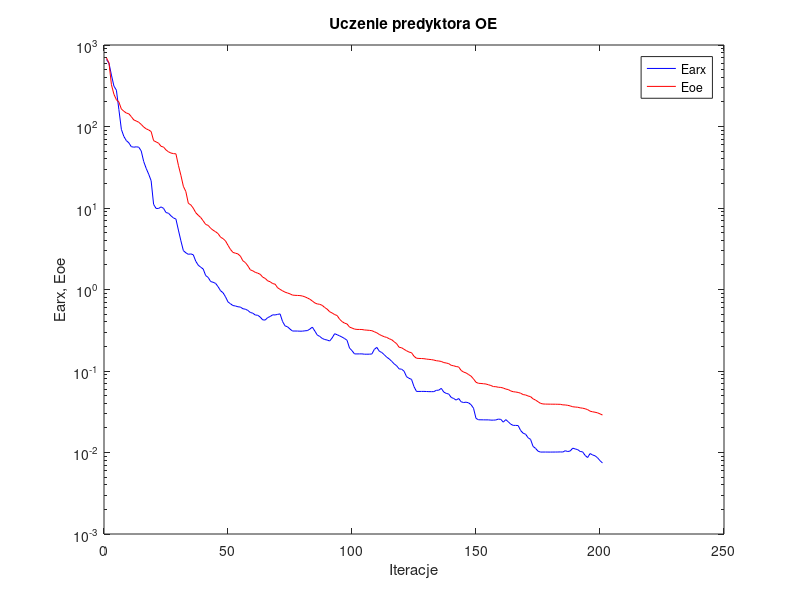
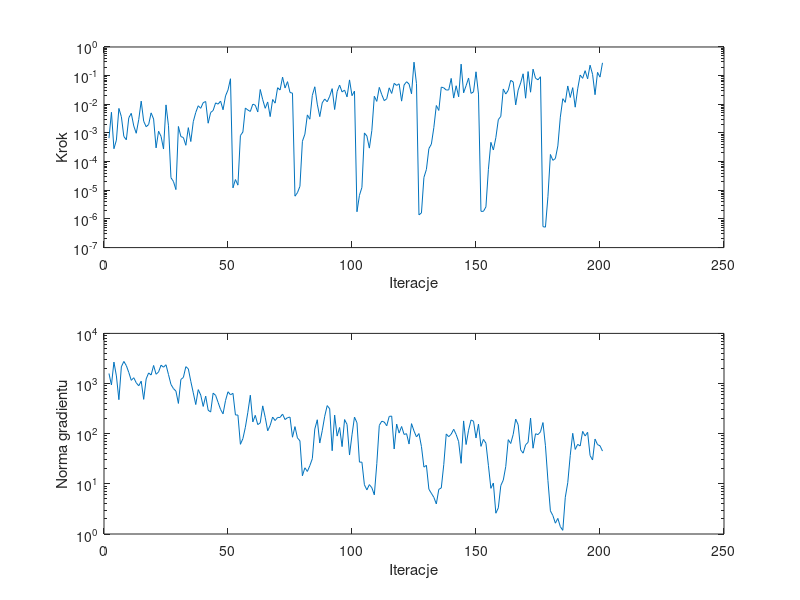

Source code (MATLAB) for these figures, in order:
%uczenie predyktora oe
clear all;
n=0; farx(n+1)=6.640112e+002; foe(n+1)=6.955047e+002; wspucz(n+1)=0.000000e+000; ng(n+1)=0.000000e+000;
%odnowa zmiennej metryki
n=1; farx(n+1)=5.981612e+002; foe(n+1)=6.033123e+002; krok(n+1)=6.553529e-004; ng(n+1)=1.586262e+003;
n=2; farx(n+1)=4.273864e+002; foe(n+1)=3.254582e+002; krok(n+1)=5.269205e-003; ng(n+1)=9.363136e+002;
n=3; farx(n+1)=3.132801e+002; foe(n+1)=2.484809e+002; krok(n+1)=2.818478e-004; ng(n+1)=2.679695e+003;
n=4; farx(n+1)=2.787998e+002; foe(n+1)=2.132196e+002; krok(n+1)=5.623096e-004; ng(n+1)=1.417617e+003;
n=5; farx(n+1)=1.614834e+002; foe(n+1)=1.993879e+002; krok(n+1)=7.191676e-003; ng(n+1)=4.769784e+002;
n=6; farx(n+1)=9.237109e+001; foe(n+1)=1.639933e+002; krok(n+1)=3.699641e-003; ng(n+1)=2.156766e+003;
n=7; farx(n+1)=7.558240e+001; foe(n+1)=1.539588e+002; krok(n+1)=7.559922e-004; ng(n+1)=2.759690e+003;
n=8; farx(n+1)=6.716970e+001; foe(n+1)=1.463741e+002; krok(n+1)=5.763985e-004; ng(n+1)=2.281416e+003;
n=9; farx(n+1)=6.312624e+001; foe(n+1)=1.432982e+002; krok(n+1)=3.400118e-003; ng(n+1)=1.658075e+003;
n=10; farx(n+1)=5.658790e+001; foe(n+1)=1.322429e+002; krok(n+1)=4.838912e-003; ng(n+1)=1.158083e+003;
n=11; farx(n+1)=5.575143e+001; foe(n+1)=1.204252e+002; krok(n+1)=1.758026e-003; ng(n+1)=1.305646e+003;
n=12; farx(n+1)=5.633197e+001; foe(n+1)=1.169220e+002; krok(n+1)=9.761580e-004; ng(n+1)=1.035470e+003;
n=13; farx(n+1)=5.580047e+001; foe(n+1)=1.127589e+002; krok(n+1)=2.914778e-003; ng(n+1)=9.025176e+002;
n=14; farx(n+1)=5.021495e+001; foe(n+1)=1.061522e+002; krok(n+1)=1.290032e-002; ng(n+1)=1.116352e+003;
n=15; farx(n+1)=3.722999e+001; foe(n+1)=9.857553e+001; krok(n+1)=2.564143e-003; ng(n+1)=4.839736e+002;
n=16; farx(n+1)=3.068194e+001; foe(n+1)=9.369707e+001; krok(n+1)=1.651654e-003; ng(n+1)=1.237563e+003;
n=17; farx(n+1)=2.606305e+001; foe(n+1)=9.071430e+001; krok(n+1)=1.973827e-003; ng(n+1)=1.628359e+003;
n=18; farx(n+1)=2.164517e+001; foe(n+1)=8.683443e+001; krok(n+1)=5.022071e-003; ng(n+1)=1.478022e+003;
n=19; farx(n+1)=1.107768e+001; foe(n+1)=6.705200e+001; krok(n+1)=3.065383e-003; ng(n+1)=2.293752e+003;
n=20; farx(n+1)=9.872556e+000; foe(n+1)=6.476692e+001; krok(n+1)=3.018569e-004; ng(n+1)=1.532719e+003;
n=21; farx(n+1)=9.868184e+000; foe(n+1)=6.245980e+001; krok(n+1)=1.149483e-003; ng(n+1)=1.703799e+003;
n=22; farx(n+1)=1.032233e+001; foe(n+1)=5.712310e+001; krok(n+1)=7.625735e-004; ng(n+1)=2.323157e+003;
n=23; farx(n+1)=9.907944e+000; foe(n+1)=5.598452e+001; krok(n+1)=2.749912e-004; ng(n+1)=2.117917e+003;
n=24; farx(n+1)=8.790223e+000; foe(n+1)=5.160971e+001; krok(n+1)=9.535023e-003; ng(n+1)=2.369630e+003;
n=25; farx(n+1)=8.633590e+000; foe(n+1)=4.887871e+001; krok(n+1)=1.779752e-003; ng(n+1)=1.511405e+003;
%odnowa zmiennej metryki
n=26; farx(n+1)=8.018622e+000; foe(n+1)=4.725233e+001; krok(n+1)=2.746916e-005; ng(n+1)=9.603772e+002;
n=27; farx(n+1)=7.552732e+000; foe(n+1)=4.649213e+001; krok(n+1)=2.027520e-005; ng(n+1)=7.936300e+002;
n=28; farx(n+1)=7.314726e+000; foe(n+1)=4.620500e+001; krok(n+1)=1.057446e-005; ng(n+1)=7.060609e+002;
n=29; farx(n+1)=5.357268e+000; foe(n+1)=3.339960e+001; krok(n+1)=1.683682e-003; ng(n+1)=4.011438e+002;
n=30; farx(n+1)=3.964089e+000; foe(n+1)=2.522666e+001; krok(n+1)=7.459822e-004; ng(n+1)=1.209029e+003;
n=31; farx(n+1)=2.999462e+000; foe(n+1)=1.845731e+001; krok(n+1)=6.946998e-004; ng(n+1)=1.320880e+003;
n=32; farx(n+1)=2.820877e+000; foe(n+1)=1.591611e+001; krok(n+1)=3.716872e-004; ng(n+1)=2.169677e+003;
n=33; farx(n+1)=2.702614e+000; foe(n+1)=1.142228e+001; krok(n+1)=1.532816e-003; ng(n+1)=1.963932e+003;
n=34; farx(n+1)=2.734527e+000; foe(n+1)=1.092061e+001; krok(n+1)=5.018139e-004; ng(n+1)=1.107594e+003;
n=35; farx(n+1)=2.666199e+000; foe(n+1)=9.946943e+000; krok(n+1)=2.484942e-003; ng(n+1)=6.530793e+002;
n=36; farx(n+1)=2.222788e+000; foe(n+1)=8.751164e+000; krok(n+1)=5.200687e-003; ng(n+1)=3.813674e+002;
n=37; farx(n+1)=1.987498e+000; foe(n+1)=8.145167e+000; krok(n+1)=8.891335e-003; ng(n+1)=7.563462e+002;
n=38; farx(n+1)=1.877522e+000; foe(n+1)=7.644159e+000; krok(n+1)=7.242402e-003; ng(n+1)=5.899140e+002;
n=39; farx(n+1)=1.784313e+000; foe(n+1)=6.957531e+000; krok(n+1)=1.142218e-002; ng(n+1)=3.495283e+002;
n=40; farx(n+1)=1.481861e+000; foe(n+1)=6.281465e+000; krok(n+1)=1.251384e-002; ng(n+1)=5.611791e+002;
n=41; farx(n+1)=1.407512e+000; foe(n+1)=6.121051e+000; krok(n+1)=2.187783e-003; ng(n+1)=2.943955e+002;
n=42; farx(n+1)=1.252578e+000; foe(n+1)=5.641970e+000; krok(n+1)=5.186798e-003; ng(n+1)=2.701299e+002;
n=43; farx(n+1)=1.227098e+000; foe(n+1)=5.338586e+000; krok(n+1)=6.065270e-003; ng(n+1)=6.431202e+002;
n=44; farx(n+1)=1.187896e+000; foe(n+1)=5.114712e+000; krok(n+1)=1.121665e-002; ng(n+1)=5.826724e+002;
n=45; farx(n+1)=1.082890e+000; foe(n+1)=4.850731e+000; krok(n+1)=1.012568e-002; ng(n+1)=4.217204e+002;
n=46; farx(n+1)=9.652545e-001; foe(n+1)=4.383040e+000; krok(n+1)=1.296098e-002; ng(n+1)=3.041946e+002;
n=47; farx(n+1)=9.125831e-001; foe(n+1)=4.209978e+000; krok(n+1)=6.450159e-003; ng(n+1)=2.488027e+002;
n=48; farx(n+1)=8.124801e-001; foe(n+1)=3.945394e+000; krok(n+1)=1.961666e-002; ng(n+1)=4.588014e+002;
n=49; farx(n+1)=7.038403e-001; foe(n+1)=3.482410e+000; krok(n+1)=3.172883e-002; ng(n+1)=6.864905e+002;
n=50; farx(n+1)=6.679069e-001; foe(n+1)=3.101699e+000; krok(n+1)=7.791323e-002; ng(n+1)=5.963567e+002;
%odnowa zmiennej metryki
n=51; farx(n+1)=6.354353e-001; foe(n+1)=2.851256e+000; krok(n+1)=1.214216e-005; ng(n+1)=6.377312e+002;
n=52; farx(n+1)=6.277168e-001; foe(n+1)=2.789796e+000; krok(n+1)=2.371798e-005; ng(n+1)=2.362468e+002;
n=53; farx(n+1)=6.140945e-001; foe(n+1)=2.733899e+000; krok(n+1)=1.511881e-005; ng(n+1)=2.353351e+002;
n=54; farx(n+1)=6.087040e-001; foe(n+1)=2.565236e+000; krok(n+1)=8.100612e-004; ng(n+1)=6.144690e+001;
n=55; farx(n+1)=5.807951e-001; foe(n+1)=2.250109e+000; krok(n+1)=1.078226e-003; ng(n+1)=7.969012e+001;
n=56; farx(n+1)=5.732509e-001; foe(n+1)=2.140788e+000; krok(n+1)=7.418259e-003; ng(n+1)=1.342921e+002;
n=57; farx(n+1)=5.537597e-001; foe(n+1)=1.951687e+000; krok(n+1)=6.314847e-003; ng(n+1)=2.671697e+002;
n=58; farx(n+1)=5.225803e-001; foe(n+1)=1.743572e+000; krok(n+1)=5.631405e-003; ng(n+1)=5.851138e+002;
n=59; farx(n+1)=5.120114e-001; foe(n+1)=1.694898e+000; krok(n+1)=1.012568e-002; ng(n+1)=1.712922e+002;
n=60; farx(n+1)=4.864422e-001; foe(n+1)=1.623338e+000; krok(n+1)=9.317009e-003; ng(n+1)=2.323748e+002;
n=61; farx(n+1)=4.829503e-001; foe(n+1)=1.586378e+000; krok(n+1)=5.400718e-003; ng(n+1)=1.517018e+002;
n=62; farx(n+1)=4.584844e-001; foe(n+1)=1.536089e+000; krok(n+1)=3.280985e-002; ng(n+1)=1.645546e+002;
n=63; farx(n+1)=4.240984e-001; foe(n+1)=1.417029e+000; krok(n+1)=1.450364e-002; ng(n+1)=3.588303e+002;
n=64; farx(n+1)=4.219938e-001; foe(n+1)=1.368621e+000; krok(n+1)=7.251821e-003; ng(n+1)=2.121967e+002;
n=65; farx(n+1)=4.522630e-001; foe(n+1)=1.277079e+000; krok(n+1)=1.207035e-002; ng(n+1)=1.142725e+002;
n=66; farx(n+1)=4.660867e-001; foe(n+1)=1.244595e+000; krok(n+1)=3.721397e-003; ng(n+1)=1.461978e+002;
n=67; farx(n+1)=4.889974e-001; foe(n+1)=1.182655e+000; krok(n+1)=1.470844e-002; ng(n+1)=2.150852e+002;
n=68; farx(n+1)=4.870890e-001; foe(n+1)=1.162396e+000; krok(n+1)=1.097075e-002; ng(n+1)=1.827785e+002;
n=69; farx(n+1)=4.953230e-001; foe(n+1)=1.050323e+000; krok(n+1)=3.789541e-002; ng(n+1)=2.108488e+002;
n=70; farx(n+1)=5.019742e-001; foe(n+1)=1.004116e+000; krok(n+1)=3.153338e-002; ng(n+1)=2.111831e+002;
n=71; farx(n+1)=4.045230e-001; foe(n+1)=9.628524e-001; krok(n+1)=8.877087e-002; ng(n+1)=2.462768e+002;
n=72; farx(n+1)=3.579033e-001; foe(n+1)=9.278610e-001; krok(n+1)=3.703353e-002; ng(n+1)=1.912412e+002;
n=73; farx(n+1)=3.486607e-001; foe(n+1)=9.060380e-001; krok(n+1)=6.173004e-002; ng(n+1)=2.090769e+002;
n=74; farx(n+1)=3.269542e-001; foe(n+1)=8.840797e-001; krok(n+1)=2.580064e-002; ng(n+1)=2.143231e+002;
n=75; farx(n+1)=3.094153e-001; foe(n+1)=8.540759e-001; krok(n+1)=2.452306e-002; ng(n+1)=8.505880e+001;
%odnowa zmiennej metryki
n=76; farx(n+1)=3.094506e-001; foe(n+1)=8.482879e-001; krok(n+1)=6.225525e-006; ng(n+1)=1.384433e+002;
n=77; farx(n+1)=3.091142e-001; foe(n+1)=8.456170e-001; krok(n+1)=8.245594e-006; ng(n+1)=8.238376e+001;
n=78; farx(n+1)=3.079652e-001; foe(n+1)=8.422825e-001; krok(n+1)=1.372904e-005; ng(n+1)=7.215899e+001;
n=79; farx(n+1)=3.082993e-001; foe(n+1)=8.320681e-001; krok(n+1)=5.127695e-004; ng(n+1)=1.449365e+001;
n=80; farx(n+1)=3.112960e-001; foe(n+1)=8.128898e-001; krok(n+1)=9.053002e-004; ng(n+1)=2.090094e+001;
n=81; farx(n+1)=3.130994e-001; foe(n+1)=7.877817e-001; krok(n+1)=4.267031e-003; ng(n+1)=1.766726e+001;
n=82; farx(n+1)=3.264605e-001; foe(n+1)=7.597222e-001; krok(n+1)=3.021288e-003; ng(n+1)=2.308713e+001;
n=83; farx(n+1)=3.457264e-001; foe(n+1)=7.231973e-001; krok(n+1)=2.047906e-002; ng(n+1)=3.177089e+001;
n=84; farx(n+1)=3.095473e-001; foe(n+1)=6.841032e-001; krok(n+1)=4.086147e-002; ng(n+1)=1.238123e+002;
n=85; farx(n+1)=2.762453e-001; foe(n+1)=6.651210e-001; krok(n+1)=1.012183e-002; ng(n+1)=1.897582e+002;
n=86; farx(n+1)=2.654452e-001; foe(n+1)=6.581291e-001; krok(n+1)=3.722051e-003; ng(n+1)=6.514719e+001;
n=87; farx(n+1)=2.510591e-001; foe(n+1)=6.386595e-001; krok(n+1)=1.127264e-002; ng(n+1)=1.148986e+002;
n=88; farx(n+1)=2.433085e-001; foe(n+1)=6.013467e-001; krok(n+1)=1.532189e-002; ng(n+1)=2.227715e+002;
n=89; farx(n+1)=2.398474e-001; foe(n+1)=5.734072e-001; krok(n+1)=1.223774e-002; ng(n+1)=3.635679e+002;
n=90; farx(n+1)=2.332865e-001; foe(n+1)=5.332092e-001; krok(n+1)=1.913246e-002; ng(n+1)=3.135445e+002;
n=91; farx(n+1)=2.547823e-001; foe(n+1)=5.150511e-001; krok(n+1)=3.522595e-002; ng(n+1)=4.575859e+001;
n=92; farx(n+1)=2.866944e-001; foe(n+1)=4.922380e-001; krok(n+1)=6.576513e-003; ng(n+1)=2.351423e+002;
n=93; farx(n+1)=2.786717e-001; foe(n+1)=4.797280e-001; krok(n+1)=2.785422e-002; ng(n+1)=8.959585e+001;
n=94; farx(n+1)=2.699283e-001; foe(n+1)=4.316211e-001; krok(n+1)=4.703297e-002; ng(n+1)=1.330643e+002;
n=95; farx(n+1)=2.605023e-001; foe(n+1)=4.039175e-001; krok(n+1)=2.700825e-002; ng(n+1)=5.525346e+001;
n=96; farx(n+1)=2.503194e-001; foe(n+1)=3.865833e-001; krok(n+1)=3.134999e-002; ng(n+1)=1.914203e+002;
n=97; farx(n+1)=2.383225e-001; foe(n+1)=3.777742e-001; krok(n+1)=1.815661e-002; ng(n+1)=1.531810e+002;
n=98; farx(n+1)=1.910348e-001; foe(n+1)=3.458817e-001; krok(n+1)=7.100297e-002; ng(n+1)=3.756687e+001;
n=99; farx(n+1)=1.777130e-001; foe(n+1)=3.364944e-001; krok(n+1)=2.000182e-002; ng(n+1)=9.511841e+001;
n=100; farx(n+1)=1.621180e-001; foe(n+1)=3.270041e-001; krok(n+1)=2.900728e-002; ng(n+1)=2.142975e+002;
%odnowa zmiennej metryki
n=101; farx(n+1)=1.620340e-001; foe(n+1)=3.237426e-001; krok(n+1)=1.779653e-006; ng(n+1)=1.652280e+002;
n=102; farx(n+1)=1.621534e-001; foe(n+1)=3.234439e-001; krok(n+1)=6.665454e-006; ng(n+1)=2.714247e+001;
n=103; farx(n+1)=1.622500e-001; foe(n+1)=3.230369e-001; krok(n+1)=1.259797e-005; ng(n+1)=2.704758e+001;
n=104; farx(n+1)=1.607759e-001; foe(n+1)=3.190345e-001; krok(n+1)=1.001196e-003; ng(n+1)=9.583795e+000;
n=105; farx(n+1)=1.607602e-001; foe(n+1)=3.171293e-001; krok(n+1)=7.770983e-004; ng(n+1)=7.580593e+000;
n=106; farx(n+1)=1.608993e-001; foe(n+1)=3.152718e-001; krok(n+1)=2.960579e-004; ng(n+1)=9.657233e+000;
n=107; farx(n+1)=1.616687e-001; foe(n+1)=3.123283e-001; krok(n+1)=1.222281e-003; ng(n+1)=8.366481e+000;
n=108; farx(n+1)=1.841531e-001; foe(n+1)=3.031931e-001; krok(n+1)=1.911063e-002; ng(n+1)=6.025317e+000;
n=109; farx(n+1)=1.950075e-001; foe(n+1)=2.942919e-001; krok(n+1)=1.263902e-002; ng(n+1)=2.529445e+001;
n=110; farx(n+1)=1.749200e-001; foe(n+1)=2.809676e-001; krok(n+1)=3.893014e-002; ng(n+1)=1.463219e+002;
n=111; farx(n+1)=1.686645e-001; foe(n+1)=2.714753e-001; krok(n+1)=2.173419e-002; ng(n+1)=1.776002e+002;
n=112; farx(n+1)=1.585721e-001; foe(n+1)=2.633419e-001; krok(n+1)=1.340015e-002; ng(n+1)=1.707619e+002;
n=113; farx(n+1)=1.477126e-001; foe(n+1)=2.582534e-001; krok(n+1)=1.561084e-002; ng(n+1)=1.438776e+002;
n=114; farx(n+1)=1.407943e-001; foe(n+1)=2.488221e-001; krok(n+1)=3.757462e-002; ng(n+1)=2.209294e+002;
n=115; farx(n+1)=1.315311e-001; foe(n+1)=2.420921e-001; krok(n+1)=2.392360e-002; ng(n+1)=2.246708e+002;
n=116; farx(n+1)=1.223976e-001; foe(n+1)=2.284263e-001; krok(n+1)=5.387784e-002; ng(n+1)=4.959951e+001;
n=117; farx(n+1)=1.159102e-001; foe(n+1)=2.162425e-001; krok(n+1)=4.555918e-002; ng(n+1)=1.557488e+002;
n=118; farx(n+1)=1.060894e-001; foe(n+1)=1.953886e-001; krok(n+1)=5.188122e-002; ng(n+1)=1.030750e+002;
n=119; farx(n+1)=1.053796e-001; foe(n+1)=1.929277e-001; krok(n+1)=1.289397e-002; ng(n+1)=1.391889e+002;
n=120; farx(n+1)=9.941428e-002; foe(n+1)=1.844304e-001; krok(n+1)=4.725510e-002; ng(n+1)=9.656890e+001;
n=121; farx(n+1)=8.509783e-002; foe(n+1)=1.770569e-001; krok(n+1)=6.134237e-002; ng(n+1)=1.000871e+002;
n=122; farx(n+1)=8.134677e-002; foe(n+1)=1.707104e-001; krok(n+1)=5.082412e-002; ng(n+1)=6.220043e+001;
n=123; farx(n+1)=7.895500e-002; foe(n+1)=1.677876e-001; krok(n+1)=2.327615e-002; ng(n+1)=1.586641e+002;
n=124; farx(n+1)=6.430539e-002; foe(n+1)=1.516013e-001; krok(n+1)=2.950300e-001; ng(n+1)=1.133282e+002;
n=125; farx(n+1)=5.616223e-002; foe(n+1)=1.434615e-001; krok(n+1)=5.266571e-002; ng(n+1)=8.624072e+001;
%odnowa zmiennej metryki
n=126; farx(n+1)=5.615881e-002; foe(n+1)=1.425851e-001; krok(n+1)=1.390224e-006; ng(n+1)=1.006763e+002;
n=127; farx(n+1)=5.618204e-002; foe(n+1)=1.423489e-001; krok(n+1)=1.618409e-006; ng(n+1)=5.555863e+001;
n=128; farx(n+1)=5.620930e-002; foe(n+1)=1.416315e-001; krok(n+1)=2.809223e-005; ng(n+1)=2.154330e+001;
n=129; farx(n+1)=5.603301e-002; foe(n+1)=1.400594e-001; krok(n+1)=5.337612e-005; ng(n+1)=2.340385e+001;
n=130; farx(n+1)=5.582945e-002; foe(n+1)=1.389340e-001; krok(n+1)=2.852289e-004; ng(n+1)=7.817272e+000;
n=131; farx(n+1)=5.579075e-002; foe(n+1)=1.379932e-001; krok(n+1)=4.060559e-004; ng(n+1)=6.482909e+000;
n=132; farx(n+1)=5.583862e-002; foe(n+1)=1.362368e-001; krok(n+1)=1.548346e-003; ng(n+1)=5.389194e+000;
n=133; farx(n+1)=5.795156e-002; foe(n+1)=1.337246e-001; krok(n+1)=9.078303e-003; ng(n+1)=3.973161e+000;
n=134; farx(n+1)=5.819135e-002; foe(n+1)=1.325938e-001; krok(n+1)=6.099924e-003; ng(n+1)=7.770648e+000;
n=135; farx(n+1)=6.127365e-002; foe(n+1)=1.309974e-001; krok(n+1)=3.979978e-002; ng(n+1)=8.281318e+000;
n=136; farx(n+1)=5.517187e-002; foe(n+1)=1.268620e-001; krok(n+1)=3.762076e-002; ng(n+1)=2.413320e+001;
n=137; farx(n+1)=5.312987e-002; foe(n+1)=1.253827e-001; krok(n+1)=3.143988e-002; ng(n+1)=9.881970e+001;
n=138; farx(n+1)=5.218724e-002; foe(n+1)=1.231436e-001; krok(n+1)=3.172883e-002; ng(n+1)=8.707696e+001;
n=139; farx(n+1)=4.742677e-002; foe(n+1)=1.174726e-001; krok(n+1)=8.005809e-002; ng(n+1)=9.790423e+001;
n=140; farx(n+1)=4.599360e-002; foe(n+1)=1.158161e-001; krok(n+1)=1.650423e-002; ng(n+1)=1.225654e+002;
n=141; farx(n+1)=4.396602e-002; foe(n+1)=1.134507e-001; krok(n+1)=4.438543e-002; ng(n+1)=9.648102e+001;
n=142; farx(n+1)=4.599695e-002; foe(n+1)=1.121770e-001; krok(n+1)=1.825682e-002; ng(n+1)=6.930218e+001;
n=143; farx(n+1)=4.196084e-002; foe(n+1)=1.016308e-001; krok(n+1)=2.519998e-001; ng(n+1)=2.565495e+001;
n=144; farx(n+1)=4.102486e-002; foe(n+1)=9.701346e-002; krok(n+1)=2.515521e-002; ng(n+1)=1.798188e+002;
n=145; farx(n+1)=4.146973e-002; foe(n+1)=9.470759e-002; krok(n+1)=4.446078e-002; ng(n+1)=6.082668e+001;
n=146; farx(n+1)=4.068941e-002; foe(n+1)=9.050715e-002; krok(n+1)=8.277891e-002; ng(n+1)=1.172844e+002;
n=147; farx(n+1)=3.864293e-002; foe(n+1)=8.645633e-002; krok(n+1)=2.399905e-002; ng(n+1)=1.875919e+002;
n=148; farx(n+1)=3.492203e-002; foe(n+1)=7.996996e-002; krok(n+1)=2.720095e-002; ng(n+1)=1.774468e+002;
n=149; farx(n+1)=2.621776e-002; foe(n+1)=7.270336e-002; krok(n+1)=1.361691e-001; ng(n+1)=8.214304e+001;
n=150; farx(n+1)=2.522058e-002; foe(n+1)=7.063865e-002; krok(n+1)=2.272818e-002; ng(n+1)=1.554686e+002;
%odnowa zmiennej metryki
n=151; farx(n+1)=2.519368e-002; foe(n+1)=7.030359e-002; krok(n+1)=1.845341e-006; ng(n+1)=5.590766e+001;
n=152; farx(n+1)=2.516362e-002; foe(n+1)=6.978304e-002; krok(n+1)=1.839785e-006; ng(n+1)=7.701752e+001;
n=153; farx(n+1)=2.513765e-002; foe(n+1)=6.924975e-002; krok(n+1)=2.636114e-006; ng(n+1)=6.468447e+001;
n=154; farx(n+1)=2.513899e-002; foe(n+1)=6.782972e-002; krok(n+1)=5.378705e-005; ng(n+1)=2.339020e+001;
n=155; farx(n+1)=2.496978e-002; foe(n+1)=6.638505e-002; krok(n+1)=4.704542e-004; ng(n+1)=8.141281e+000;
n=156; farx(n+1)=2.496102e-002; foe(n+1)=6.440045e-002; krok(n+1)=2.540827e-004; ng(n+1)=1.040291e+001;
n=157; farx(n+1)=2.506836e-002; foe(n+1)=6.417874e-002; krok(n+1)=6.847610e-004; ng(n+1)=2.596189e+000;
n=158; farx(n+1)=2.569823e-002; foe(n+1)=6.320339e-002; krok(n+1)=2.914669e-003; ng(n+1)=3.325778e+000;
n=159; farx(n+1)=2.548990e-002; foe(n+1)=6.290265e-002; krok(n+1)=3.799123e-003; ng(n+1)=9.245799e+000;
n=160; farx(n+1)=2.357966e-002; foe(n+1)=6.180012e-002; krok(n+1)=3.426151e-002; ng(n+1)=1.187190e+001;
n=161; farx(n+1)=2.531500e-002; foe(n+1)=6.001719e-002; krok(n+1)=2.279678e-002; ng(n+1)=2.222290e+001;
n=162; farx(n+1)=2.384942e-002; foe(n+1)=5.921129e-002; krok(n+1)=3.094863e-002; ng(n+1)=7.612713e+001;
n=163; farx(n+1)=2.227131e-002; foe(n+1)=5.693780e-002; krok(n+1)=6.864555e-002; ng(n+1)=6.368455e+001;
n=164; farx(n+1)=2.152387e-002; foe(n+1)=5.570456e-002; krok(n+1)=6.021814e-002; ng(n+1)=9.679827e+001;
n=165; farx(n+1)=2.151122e-002; foe(n+1)=5.524826e-002; krok(n+1)=9.522959e-003; ng(n+1)=1.955624e+002;
n=166; farx(n+1)=2.139610e-002; foe(n+1)=5.455138e-002; krok(n+1)=3.126305e-002; ng(n+1)=1.509030e+002;
n=167; farx(n+1)=1.861166e-002; foe(n+1)=5.337444e-002; krok(n+1)=5.576355e-002; ng(n+1)=4.759232e+001;
n=168; farx(n+1)=1.725072e-002; foe(n+1)=5.136802e-002; krok(n+1)=1.160291e-001; ng(n+1)=4.088754e+001;
n=169; farx(n+1)=1.676515e-002; foe(n+1)=5.080353e-002; krok(n+1)=1.631060e-002; ng(n+1)=6.015278e+001;
n=170; farx(n+1)=1.517592e-002; foe(n+1)=4.935153e-002; krok(n+1)=1.389631e-001; ng(n+1)=6.732293e+001;
n=171; farx(n+1)=1.448262e-002; foe(n+1)=4.847984e-002; krok(n+1)=2.643052e-002; ng(n+1)=2.051289e+002;
n=172; farx(n+1)=1.188421e-002; foe(n+1)=4.558237e-002; krok(n+1)=1.686145e-001; ng(n+1)=5.134054e+001;
n=173; farx(n+1)=1.124807e-002; foe(n+1)=4.400065e-002; krok(n+1)=8.097460e-002; ng(n+1)=9.972356e+001;
n=174; farx(n+1)=1.038285e-002; foe(n+1)=4.202489e-002; krok(n+1)=7.171165e-002; ng(n+1)=9.597445e+001;
n=175; farx(n+1)=1.012275e-002; foe(n+1)=4.010382e-002; krok(n+1)=9.137743e-002; ng(n+1)=1.092522e+002;
%odnowa zmiennej metryki
n=176; farx(n+1)=1.013099e-002; foe(n+1)=3.942014e-002; krok(n+1)=5.375054e-007; ng(n+1)=1.667366e+002;
n=177; farx(n+1)=1.013252e-002; foe(n+1)=3.927262e-002; krok(n+1)=5.177881e-007; ng(n+1)=5.763651e+001;
n=178; farx(n+1)=1.012660e-002; foe(n+1)=3.923420e-002; krok(n+1)=5.965818e-006; ng(n+1)=1.172890e+001;
n=179; farx(n+1)=1.011963e-002; foe(n+1)=3.917912e-002; krok(n+1)=1.775639e-004; ng(n+1)=2.896360e+000;
n=180; farx(n+1)=1.012810e-002; foe(n+1)=3.915117e-002; krok(n+1)=1.107642e-004; ng(n+1)=2.330290e+000;
n=181; farx(n+1)=1.013319e-002; foe(n+1)=3.913520e-002; krok(n+1)=1.281924e-004; ng(n+1)=1.643861e+000;
n=182; farx(n+1)=1.014230e-002; foe(n+1)=3.906749e-002; krok(n+1)=3.529670e-004; ng(n+1)=2.048408e+000;
n=183; farx(n+1)=1.016643e-002; foe(n+1)=3.901179e-002; krok(n+1)=3.558977e-003; ng(n+1)=1.399966e+000;
n=184; farx(n+1)=1.013267e-002; foe(n+1)=3.842055e-002; krok(n+1)=1.567008e-002; ng(n+1)=1.183789e+000;
n=185; farx(n+1)=1.051613e-002; foe(n+1)=3.831430e-002; krok(n+1)=1.168746e-002; ng(n+1)=5.391578e+000;
n=186; farx(n+1)=1.027530e-002; foe(n+1)=3.791738e-002; krok(n+1)=4.366353e-002; ng(n+1)=1.056437e+001;
n=187; farx(n+1)=1.044269e-002; foe(n+1)=3.728698e-002; krok(n+1)=1.729594e-002; ng(n+1)=3.700613e+001;
n=188; farx(n+1)=1.130270e-002; foe(n+1)=3.642809e-002; krok(n+1)=3.809184e-002; ng(n+1)=1.018302e+002;
n=189; farx(n+1)=1.105924e-002; foe(n+1)=3.613283e-002; krok(n+1)=7.932207e-003; ng(n+1)=4.857415e+001;
n=190; farx(n+1)=1.084712e-002; foe(n+1)=3.592718e-002; krok(n+1)=3.459424e-002; ng(n+1)=6.140453e+001;
n=191; farx(n+1)=1.029613e-002; foe(n+1)=3.531723e-002; krok(n+1)=1.047220e-001; ng(n+1)=5.679084e+001;
n=192; farx(n+1)=1.018390e-002; foe(n+1)=3.498502e-002; krok(n+1)=8.057849e-002; ng(n+1)=1.112821e+002;
n=193; farx(n+1)=9.205878e-003; foe(n+1)=3.439887e-002; krok(n+1)=1.490721e-001; ng(n+1)=9.017043e+001;
n=194; farx(n+1)=8.674775e-003; foe(n+1)=3.361492e-002; krok(n+1)=7.727538e-002; ng(n+1)=1.065519e+002;
n=195; farx(n+1)=9.713441e-003; foe(n+1)=3.214567e-002; krok(n+1)=2.317569e-001; ng(n+1)=3.672249e+001;
n=196; farx(n+1)=9.335076e-003; foe(n+1)=3.159652e-002; krok(n+1)=1.111619e-001; ng(n+1)=2.991681e+001;
n=197; farx(n+1)=9.108894e-003; foe(n+1)=3.120450e-002; krok(n+1)=2.160874e-002; ng(n+1)=7.819141e+001;
n=198; farx(n+1)=8.627761e-003; foe(n+1)=3.068489e-002; krok(n+1)=1.300618e-001; ng(n+1)=6.062941e+001;
n=199; farx(n+1)=7.943112e-003; foe(n+1)=2.979506e-002; krok(n+1)=8.892157e-002; ng(n+1)=5.749625e+001;
n=200; farx(n+1)=7.433064e-003; foe(n+1)=2.883725e-002; krok(n+1)=2.800362e-001; ng(n+1)=4.505364e+001;

figure; semilogy(farx,'b'); hold on; semilogy(foe,'r'); xlabel('Iteracje'); ylabel('Earx, Eoe'); legend('Earx','Eoe'); title('Uczenie predyktora OE');
figure; subplot(2,1,1); semilogy(krok); xlabel('Iteracje'); ylabel('Krok');
subplot(2,1,2); semilogy(ng); xlabel('Iteracje'); ylabel('Norma gradientu');
Earx=farx(n+1)
Eoe=foe(n+1)
